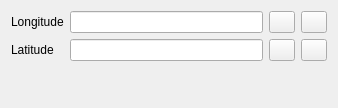
<ui version="4.0" >
 <class>EgtMinimalExifEditorControlsGui</class>
 <widget class="QWidget" name="EgtMinimalExifEditorControlsGui" >
  <property name="geometry" >
   <rect>
    <x>0</x>
    <y>0</y>
    <width>338</width>
    <height>108</height>
   </rect>
  </property>
  <property name="windowTitle" >
   <string>Form</string>
  </property>
  <layout class="QGridLayout" >
   <item row="0" column="0" >
    <widget class="QLabel" name="labelLongitude" >
     <property name="text" >
      <string>Longitude</string>
     </property>
    </widget>
   </item>
   <item row="0" column="1" >
    <widget class="QLineEdit" name="leLongitude" />
   </item>
   <item row="0" column="2" >
    <widget class="QFrame" name="frameLongitudeControls" >
     <property name="frameShape" >
      <enum>QFrame::NoFrame</enum>
     </property>
     <property name="frameShadow" >
      <enum>QFrame::Plain</enum>
     </property>
     <property name="lineWidth" >
      <number>0</number>
     </property>
     <layout class="QHBoxLayout" >
      <property name="spacing" >
       <number>-1</number>
      </property>
      <property name="leftMargin" >
       <number>0</number>
      </property>
      <property name="topMargin" >
       <number>0</number>
      </property>
      <property name="rightMargin" >
       <number>0</number>
      </property>
      <property name="bottomMargin" >
       <number>0</number>
      </property>
      <item>
       <widget class="QPushButton" name="pbtnLongitudeSave" >
        <property name="maximumSize" >
         <size>
          <width>26</width>
          <height>26</height>
         </size>
        </property>
        <property name="text" >
         <string/>
        </property>
       </widget>
      </item>
      <item>
       <widget class="QPushButton" name="pbtnLongitudeCancel" >
        <property name="maximumSize" >
         <size>
          <width>26</width>
          <height>26</height>
         </size>
        </property>
        <property name="text" >
         <string/>
        </property>
       </widget>
      </item>
     </layout>
    </widget>
   </item>
   <item row="1" column="0" >
    <widget class="QLabel" name="labelLatitude" >
     <property name="text" >
      <string>Latitude</string>
     </property>
    </widget>
   </item>
   <item row="1" column="1" >
    <widget class="QLineEdit" name="leLatitude" />
   </item>
   <item row="1" column="2" >
    <widget class="QFrame" name="frameLatitudeControls" >
     <property name="frameShape" >
      <enum>QFrame::NoFrame</enum>
     </property>
     <property name="frameShadow" >
      <enum>QFrame::Plain</enum>
     </property>
     <property name="lineWidth" >
      <number>0</number>
     </property>
     <layout class="QHBoxLayout" >
      <property name="spacing" >
       <number>-1</number>
      </property>
      <property name="leftMargin" >
       <number>0</number>
      </property>
      <property name="topMargin" >
       <number>0</number>
      </property>
      <property name="rightMargin" >
       <number>0</number>
      </property>
      <property name="bottomMargin" >
       <number>0</number>
      </property>
      <item>
       <widget class="QPushButton" name="pbtnLatitudeSave" >
        <property name="maximumSize" >
         <size>
          <width>26</width>
          <height>26</height>
         </size>
        </property>
        <property name="text" >
         <string/>
        </property>
       </widget>
      </item>
      <item>
       <widget class="QPushButton" name="pbtnLatitudeCancel" >
        <property name="maximumSize" >
         <size>
          <width>26</width>
          <height>26</height>
         </size>
        </property>
        <property name="text" >
         <string/>
        </property>
       </widget>
      </item>
     </layout>
    </widget>
   </item>
   <item row="2" column="1" >
    <spacer>
     <property name="orientation" >
      <enum>Qt::Vertical</enum>
     </property>
     <property name="sizeHint" >
      <size>
       <width>20</width>
       <height>40</height>
      </size>
     </property>
    </spacer>
   </item>
  </layout>
 </widget>
 <resources/>
 <connections/>
</ui>
